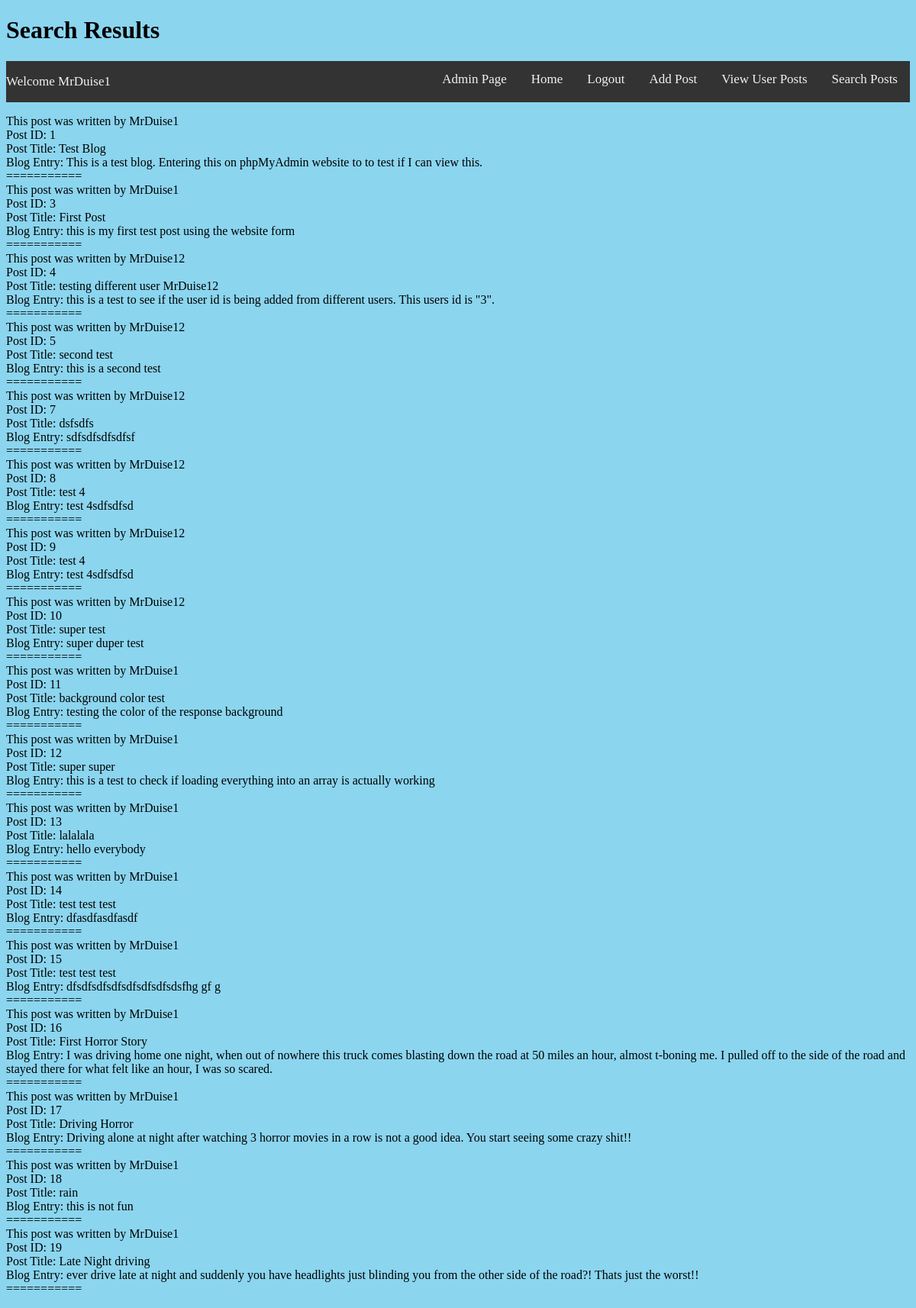
The app's page /searchFormHandler.php (signed in) with its own data.
### tables this page shows
CREATE TABLE `user_posts` (
  `ID` int(11) NOT NULL,
  `Blog_Title` varchar(45) DEFAULT NULL,
  `Blog_Entry` text,
  `users_ID` int(11) NOT NULL
);

CREATE TABLE `users` (
  `ID` int(11) NOT NULL,
  `User_Name` varchar(50) NOT NULL,
  `First_Name` varchar(50) NOT NULL,
  `Last_Name` varchar(50) NOT NULL,
  `Email` varchar(50) NOT NULL,
  `Password` varchar(50) NOT NULL,
  `role` varchar(45) NOT NULL
);

### myfuncs.php (called while the page is built, shortened)
<?php
function dbConnect()
{
    $host = "127.0.0.1:49949";
    $username = "azure";
    $password = "6#vWHD_$";
    $database_name = "registration";
    $conn = mysqli_connect($host, $username, $password, $database_name);
    return $conn;
}

### searchFormHandler.php (the view, shortened to what this page needs)
<?php
require_once 'myfuncs.php';
?>
<!DOCTYPE html>
<html>
<head>
<link rel="stylesheet" href="welcomeStyle.css">
</head>
<body>
	<h1>Search Results</h1>
<?php include_once 'showNavBar.php';?>
<p>
		<?php
$title = $_GET['title'];
$postKeyWords = $_GET['keyWords'];
$sql = "SELECT * FROM `user_posts` WHERE `Blog_Title` LIKE '%$title%' OR `Blog_Entry` LIKE '%$postKeyWords%'";
if (dbConnect()) {
    $result = mysqli_query(dbConnect(), $sql);
    if ($result) {
        while ($row = mysqli_fetch_assoc($result)) {
            $userID = $row['users_ID'];
            $sql_userPoster = "SELECT *FROM `users` WHERE `ID` = '$userID'";
            $resultUsernamePost = mysqli_query(dbConnect(), $sql_userPoster);
            $row_username_post = mysqli_fetch_assoc($resultUsernamePost);
            $postWritter = $row_username_post['User_Name'];
            echo "This post was written by " . $postWritter . "<br>";
            echo "Post ID: " . $row['ID'] . "<br>";
            echo "Post Title: " . $row['Blog_Title'] . "<br>";
            echo "Blog Entry: " . $row['Blog_Entry'] . "<br>";
            echo "===========<br>";
        }
    } else {
        echo "Error with the SQL " . mysqli_error(dbConnect());
    }
} else {
    echo "Error Connecting " . mysqli_connect_error();
}
?>
	</p>

### welcomeStyle.css (style rules this page uses)
body { background-color:#8BD5EF; }

### records on screen
user_posts: users_ID.User_Name "MrDuise1", ID "1", Blog_Title "Test Blog", Blog_Entry "This is a test blog. Entering this on phpMyAdmin website to to test if I can view this."
user_posts: users_ID.User_Name "MrDuise1", ID "3", Blog_Title "First Post", Blog_Entry "this is my first test post using the website form"
user_posts: users_ID.User_Name "MrDuise12", ID "4", Blog_Title "testing different user MrDuise12", Blog_Entry "this is a test to see if the user id is being added from different users. This users id is \"3\"."
user_posts: users_ID.User_Name "MrDuise12", ID "5", Blog_Title "second test", Blog_Entry "this is a second test"
user_posts: users_ID.User_Name "MrDuise12", ID "7", Blog_Title "dsfsdfs", Blog_Entry "sdfsdfsdfsdfsf"
user_posts: users_ID.User_Name "MrDuise12", ID "8", Blog_Title "test 4", Blog_Entry "test 4sdfsdfsd"
user_posts: users_ID.User_Name "MrDuise12", ID "9", Blog_Title "test 4", Blog_Entry "test 4sdfsdfsd"
user_posts: users_ID.User_Name "MrDuise12", ID "10", Blog_Title "super test", Blog_Entry "super duper test"
user_posts: users_ID.User_Name "MrDuise1", ID "11", Blog_Title "background color test", Blog_Entry "testing the color of the response background"
user_posts: users_ID.User_Name "MrDuise1", ID "12", Blog_Title "super super", Blog_Entry "this is a test to check if loading everything into an array is actually working"
user_posts: users_ID.User_Name "MrDuise1", ID "13", Blog_Title "lalalala", Blog_Entry "hello everybody"
user_posts: users_ID.User_Name "MrDuise1", ID "14", Blog_Title "test test test", Blog_Entry "dfasdfasdfasdf"
user_posts: users_ID.User_Name "MrDuise1", ID "15", Blog_Title "test test test", Blog_Entry "dfsdfsdfsdfsdfsdfsdfsdsfhg gf g"
user_posts: users_ID.User_Name "MrDuise1", ID "16", Blog_Title "First Horror Story", Blog_Entry "I was driving home one night, when out of nowhere this truck comes blasting down the road at 50 miles an hour, almost t-boning me. I pulled off to the side of the road and stayed there for what felt like an hour, I was so scared."
user_posts: users_ID.User_Name "MrDuise1", ID "17", Blog_Title "Driving Horror", Blog_Entry "Driving alone at night after watching 3 horror movies in a row is not a good idea. You start seeing some crazy shit!!"
user_posts: users_ID.User_Name "MrDuise1", ID "18", Blog_Title "rain", Blog_Entry "this is not fun"
user_posts: users_ID.User_Name "MrDuise1", ID "19", Blog_Title "Late Night driving", Blog_Entry "ever drive late at night and suddenly you have headlights just blinding you from the other side of the road?! Thats just the worst!!"

### other values on screen
$_SESSION['username'] "MrDuise1"
